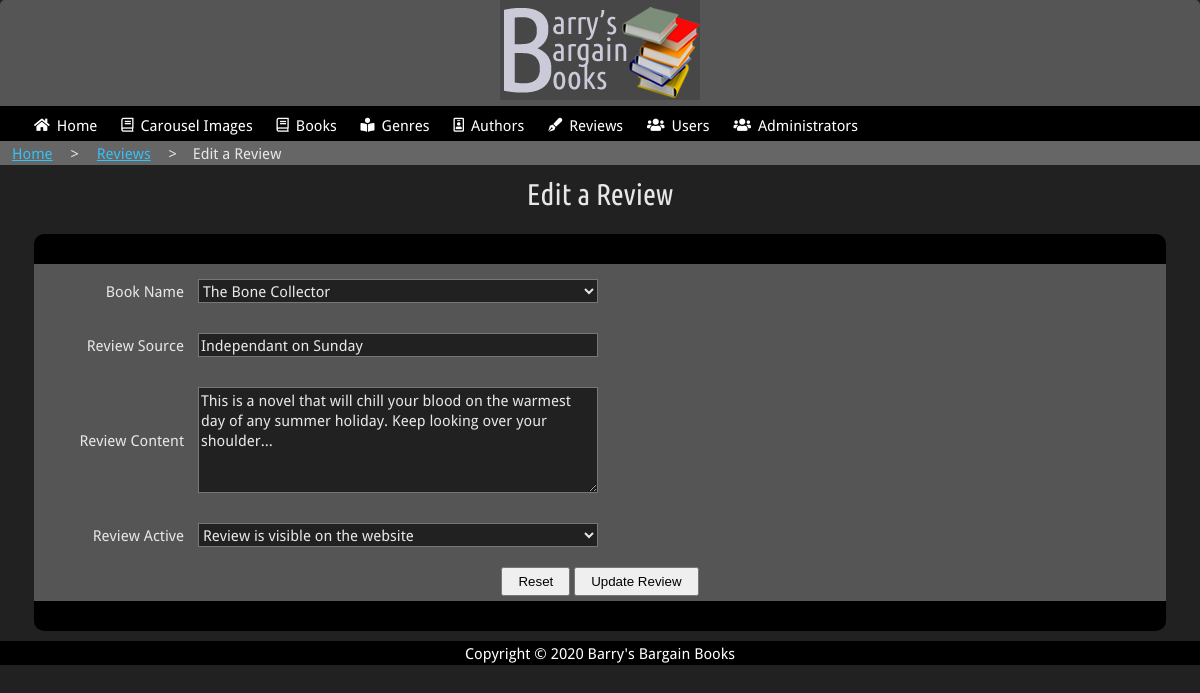
Page /admin/review_edit.php?id=1 (signed in) on the committed database.
### tables this page shows
CREATE TABLE `reviews` (
  `reviewID` int(11) NOT NULL,
  `bookID` int(11) DEFAULT NULL,
  `source` varchar(50) DEFAULT NULL,
  `content` varchar(500) DEFAULT NULL,
  `is_active` tinyint(1) NOT NULL DEFAULT '1'
);

CREATE TABLE `books` (
  `bookID` int(11) NOT NULL,
  `title` varchar(200) DEFAULT NULL,
  `image` varchar(100) DEFAULT NULL,
  `authorID` int(11) NOT NULL,
  `genreID` int(11) NOT NULL,
  `price` decimal(5,2) NOT NULL DEFAULT '0.00',
  `special` tinyint(1) NOT NULL DEFAULT '0',
  `offer_price` decimal(5,2) NOT NULL DEFAULT '0.00',
  `year` varchar(4) NOT NULL,
  `score` decimal(2,1) NOT NULL DEFAULT '0.0',
  `short_desc` varchar(1000) DEFAULT NULL,
  `long_desc` varchar(2000) DEFAULT NULL,
  `release_date` date DEFAULT NULL,
  `featured` tinyint(1) NOT NULL DEFAULT '0',
  `format` int(1) DEFAULT '0',
  `is_active` tinyint(1) NOT NULL DEFAULT '1'
);

### admin/review_edit.php (the view, shortened to what this page needs)
<!DOCTYPE html>
<html lang="en" class="text-100">
<head>
    <link rel="stylesheet" href="css/admin.css">
    <link rel="stylesheet" href="../css/fontawesome.css">
</head>
<body>
    <header>
        <div >
            <a href="index.php"><img src="images/logo.png" alt="Barry's Bargain Books Logo"></a>
        </div>
    </header>
    <?php include 'includes/main_nav.php'; ?>
    <main id="main">
    	<section class="breadcrumb">
            <div id="breadcrumb" class="boc-grid-container">
                <a href="index.php" title="retrun to the home page">Home</a>
                <span class="separator">></span>
                <a href="reviews.php" title="retrun to the Review Index">Reviews</a>
                <span class="separator">></span>
                <span class="current">Edit a Review</span>
            </div>
        </section>
<?php
include 'includes/connection.php';
if (!empty($_POST)) {
	try {
	    $stmt = $connection->prepare("UPDATE reviews SET bookID=:book, source=:source, content=:content, is_active=:is_active WHERE reviewID=:id;");
	    $book = isset($_POST['book-id']) ? trim($_POST['book-id']) : null;
        $source = isset($_POST['review-source']) ? trim($_POST['review-source']) : null;
        $content = isset($_POST['review-content']) ? trim($_POST['review-content']) : null;
        $is_active = isset($_POST['review-active']) ? trim($_POST['review-active']) : null;
        $id = isset($_POST['review-id']) ? trim($_POST['review-id']) : null;
        $stmt->bindParam(':book', $book, PDO::PARAM_INT);
        $stmt->bindParam(':source', $source, PDO::PARAM_STR);
        $stmt->bindParam(':content', $content, PDO::PARAM_STR);
        $stmt->bindParam(':is_active', $is_active, PDO::PARAM_INT);
        $stmt->bindParam(':id', $id, PDO::PARAM_STR);
	    $return_value = $stmt->execute();
		if($return_value) {
            echo "<h2 class='boc-center'><i class='far fa-check-circle green'></i> Review Updated</h2>";
            echo "<p class='boc-center'>You will be returned to the Review Index in 3 seconds or you can <a href='reviews.php'>return to the Review Index now</a></p>";
        } else {
            echo "<h2 class='boc-center'><i class='far fa-times-circle red'></i> Action failed. Please try again</h2>";
            echo "<p class='boc-center'>You will be returned to the Review Index in 3 seconds or you can <a href='reviews.php'>return to the Review Index now</a></p>";
        };
        header( "refresh:3;url=reviews.php" );
	} catch( PDOExecption $error ) {
    	print "Error!: " . $error->getMessage() . "</br>";
	}
} elseif (isset($_GET['id'])) {
	try {
	    $stmt = $connection->prepare("SELECT reviewID, bookID, source, content, is_active FROM reviews WHERE reviewID=:id;");
	    $id = isset($_GET['id']) ? trim($_GET['id']) : null;
		$stmt->bindParam(':id', $id, PDO::PARAM_STR);
		$stmt->execute();
	    $review_result = $stmt->fetch(PDO::FETCH_ASSOC);
	} catch( PDOExecption $error ) {
    	print "Error!: " . $error->getMessage() . "</br>";
	}
	?>
        <h2 class="boc-center">Edit a Review</h2>
		<div id="paged-list" class="boc-grid-container">
	    	<div class="form-row header"></div>
			<form id="review-add" method="post" onsubmit="return validateForm(this);" action="<?php echo basename($_SERVER['PHP_SELF']); ?>">
                    <div class="form-row">
                    <label for="book-id">Book Name</label>
                    <select id="book-id" name="book-id" data-validate="true" data-validation-type="required">
                        <?php try {
                                $stmt = $connection->prepare("SELECT bookID, title FROM books ORDER BY title ASC;");
                                $stmt->execute();
                                while ($book_result = $stmt->fetch(PDO::FETCH_ASSOC)) {
                                    echo '<option value="'.$book_result['bookID'].'"';
                                    if($review_result['bookID'] == $book_result['bookID']) { echo ' selected'; };
                                    echo '>'.$book_result['title'].'</option>';
                                }
                            } catch( PDOExecption $error ) {
                                print "Error!: " . $error->getMessage() . "</br>";
                            } ?>
                    </select>
                </div>
                <div class="form-row">
                    <label for="review-source">Review Source</label>
                    <input id="review-source" name="review-source" type="text" placeholder="review source" value="<?php echo $review_result['source']; ?>" data-validate="true" data-validation-type="required">
                </div>
                <div class="form-row">
                    <label for="review-content">Review Content</label>
                    <textarea id="review-content" name="review-content" placeholder="review content" rows="5" data-validate="true" data-validation-type="required"><?php echo $review_result['content']; ?></textarea>
                </div>
				<div class="form-row">
					<label for="review-active">Review Active</label>
					<select id="review-active" name="review-active">
						<option value="1"<?php if($review_result['is_active'] == 1) { echo ' selected'; } ?>>Review is visible on the website</option>
					</select>
				</div>
				<div class="form-row boc-center">
	                <button type="reset">Reset</button>
	                <button type="submit">Update Review</button>
	            </div>
	        </form>
			<div class="form-row footer"></div>
		</div>
<?php } else {
 echo "<h2 class='boc-center'><i class='far fa-times-circle red'></i> A Review was not selected</h2>";
 echo "<p class='boc-center'>You will be returned to the Review Index in 3 seconds or you can <a href='reviews.php'>return to the Review Index now</a></p>";
 header( "refresh:3;url=reviews.php" );
} ?>
    </main>
    <footer>
            Copyright &copy; 2020 Barry's Bargain Books
    </footer>
</body>
</html>

### admin/css/admin.css (style rules this page uses)
* { box-sizing: border-box; position: relative; }
html { font-size: 100%; padding: 0rem; margin: 0rem; height: 100%; width: 100%; }
html.text-100 { font-size: 1rem; }
body { font-family: "Droid Sans", "Helvetica Neue", Helvetica, Arial, sans-serif; font-weight: 400; line-height: 1.6; font-weight: 400; padding: 0rem; margin: 0rem; height: 100%; width: 100%; background-color: #f3f2f1; }
img { max-width: 100%; height: auto; }
h1, h2, h3, h4, h5, h6 { font-family: "Ubuntu Condensed", sans-serif; font-weight: 400; margin: 0.625rem 0; text-align: center; }
h2 { font-size: 1.875rem; line-height: 1.3; }
body { font-size: 0.9375rem !important; }
body { color: #e7e7e7; background-color: #212121; }
input, select, textarea { font-family: "Droid Sans", "Helvetica Neue", Helvetica, Arial, sans-serif; font-weight: 400; margin: 0.625rem 0; text-align: center; font-size: 1rem; text-align: left; }
input, select, textarea { font-size: 1rem; text-align: left; }
@media (min-width: 50rem) and (max-width: 75rem) { h2 { font-size: 1.875rem; line-height: 1.3; text-align: left; } }
@media (min-width: 50rem) and (max-width: 75rem) { body, input, select, textarea { font-size: 0.9375rem !important; } }
a { border: 0.125rem solid transparent; color: #36c0f4; transition: color 0.3s ease-in-out; }
header { background-color: #474747; text-align: center; }
.boc-grid-container { position: relative; width: 100%; margin: 0 auto; padding: 0.625rem; }
.boc-center { text-align: center; }
@media (min-width: 50rem) and (max-width: 75rem) { .boc-grid-container { width: 96%; } }
.breadcrumb { background-color: #666; }
#breadcrumb { position: relative; width: 100%; margin: 0 auto; padding: 0rem 0.625rem 0 0.625rem; }
.separator { margin: 0 0.75rem; }
#paged-list .form-row.header { background-color: #000; border-radius: 10px 10px 0px 0px; min-height: 30px; }
#paged-list .form-row { width: 100%; background-color: #555; padding: 5px 10px; }
#paged-list .form-row.footer { background-color: #000; border-radius: 0px 0px 10px 10px; text-align: center; min-height: 30px; }
#paged-list input, #paged-list select, #paged-list textarea { width: 400px; }
header { background-color: #555; border-radius: 5px 5px 0px 0px; padding: 0px 10px; }
.form-row { width: 100%; }
.form-row * { vertical-align: middle; }
.form-row label, .form-row input, .form-row select, .form-row textarea { display: inline-block; }
.form-row label { width: 150px; padding-right: 10px; text-align: right; }
button { padding: 5px 15px; }
input, select, textarea { background-color: #212121; color: #e7e7e7; border: 1px solid #777; }
footer { background-color: #000; color: #fff; text-align: center; }

### rows in the picture
reviews: book-id "The Bone Collector", review-source "Independant on Sunday", review-content "This is a novel that will chill your blood on the warmest day of any summer holiday. Keep looking over your shoulder...", review-active "Review is visible on the website"
